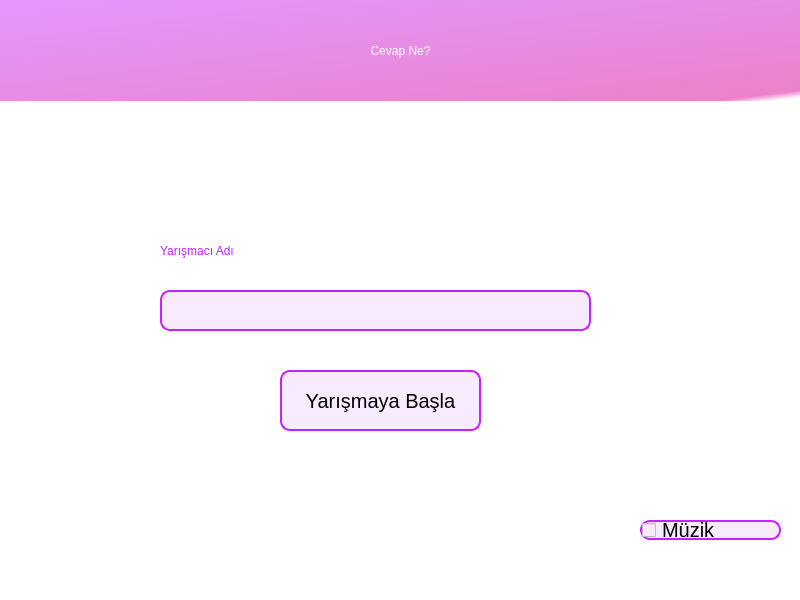
<?xml version="1.0" encoding="UTF-8"?>
<ui version="4.0">
 <class>Dialog</class>
 <widget class="QDialog" name="Dialog">
  <property name="geometry">
   <rect>
    <x>0</x>
    <y>0</y>
    <width>800</width>
    <height>600</height>
   </rect>
  </property>
  <property name="windowTitle">
   <string>Dialog</string>
  </property>
  <property name="styleSheet">
   <string notr="true">background-color: rgb(255, 255, 255);</string>
  </property>
  <widget class="QLabel" name="label">
   <property name="geometry">
    <rect>
     <x>0</x>
     <y>0</y>
     <width>801</width>
     <height>101</height>
    </rect>
   </property>
   <property name="styleSheet">
    <string notr="true">background-color: qlineargradient(spread:pad, x1:0, y1:0, x2:1, y2:1, stop:0 rgba(228, 151, 255, 255), stop:0.55 rgba(235, 130, 203, 255), stop:0.98 rgba(255, 255, 255, 255), stop:1 rgba(0, 0, 0, 0));
background-color: qlineargradient(spread:pad, x1:0, y1:0, x2:1, y2:1, stop:0 rgba(228, 151, 255, 255), stop:0.945274 rgba(235, 130, 203, 255), stop:0.98 rgba(255, 255, 255, 255), stop:1 rgba(0, 0, 0, 0));

font: 28pt &quot;Arial&quot;;
color:white;
</string>
   </property>
   <property name="text">
    <string>Cevap Ne?</string>
   </property>
   <property name="alignment">
    <set>Qt::AlignCenter</set>
   </property>
  </widget>
  <widget class="QLineEdit" name="yarismaciadi">
   <property name="geometry">
    <rect>
     <x>160</x>
     <y>290</y>
     <width>431</width>
     <height>41</height>
    </rect>
   </property>
   <property name="styleSheet">
    <string notr="true">QLineEdit {
	background: #F8EAFF;
	border: 2px solid #c821ff;
	border-radius: 10px;
	color:blackf;
	font-family: Arial;
	font: 20px;
	
	
}

QLineEdit:focus{
	border: 2px solid #ffaa00;
	
}</string>
   </property>
  </widget>
  <widget class="QLabel" name="label_2">
   <property name="geometry">
    <rect>
     <x>160</x>
     <y>220</y>
     <width>221</width>
     <height>61</height>
    </rect>
   </property>
   <property name="styleSheet">
    <string notr="true">font:20pt &quot;Arial&quot;;
color: rgb(200, 33, 255);</string>
   </property>
   <property name="text">
    <string>Yarışmacı Adı</string>
   </property>
  </widget>
  <widget class="QPushButton" name="yarismayabasla">
   <property name="geometry">
    <rect>
     <x>280</x>
     <y>370</y>
     <width>201</width>
     <height>61</height>
    </rect>
   </property>
   <property name="styleSheet">
    <string notr="true">QPushButton {
	background: #F8EAFF;
	border: 2px solid #c821ff;
	border-radius: 10px;
	color:blackf;
	font-family: Arial;
	font: 20px;
	
	
}

QPushButton:hover{
	border: 2px solid #ffaa00;
	
}</string>
   </property>
   <property name="text">
    <string>Yarışmaya Başla</string>
   </property>
  </widget>
  <widget class="QCheckBox" name="muziksecenek">
   <property name="geometry">
    <rect>
     <x>640</x>
     <y>520</y>
     <width>141</width>
     <height>20</height>
    </rect>
   </property>
   <property name="styleSheet">
    <string notr="true">QCheckBox {
	background: #F8EAFF;
	border: 2px solid #c821ff;
	border-radius: 10px;
	color:blackf;
	font-family: Arial;
	font: 20px;
	
	
}

QCheckBoxt:focus{
	border: 2px solid #ffaa00;
	
}</string>
   </property>
   <property name="text">
    <string>Müzik</string>
   </property>
  </widget>
 </widget>
 <tabstops>
  <tabstop>yarismayabasla</tabstop>
  <tabstop>yarismaciadi</tabstop>
 </tabstops>
 <resources/>
 <connections/>
</ui>
